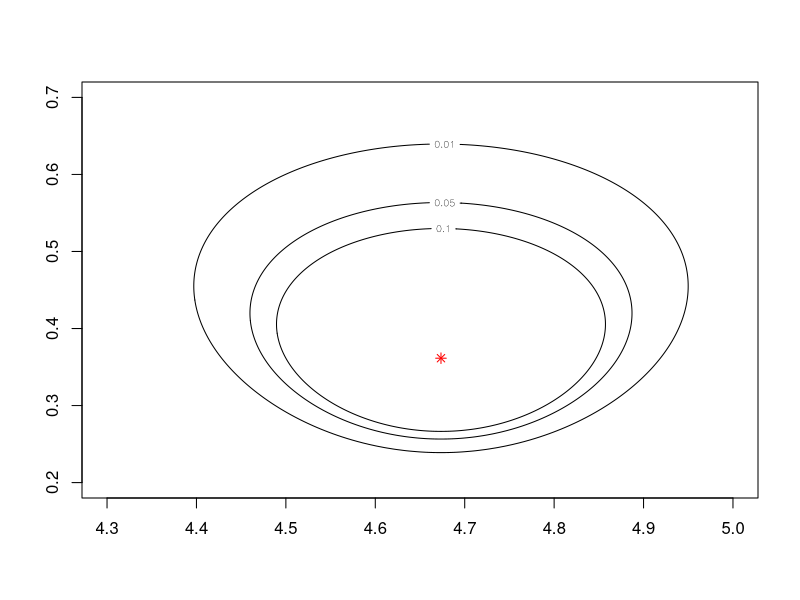
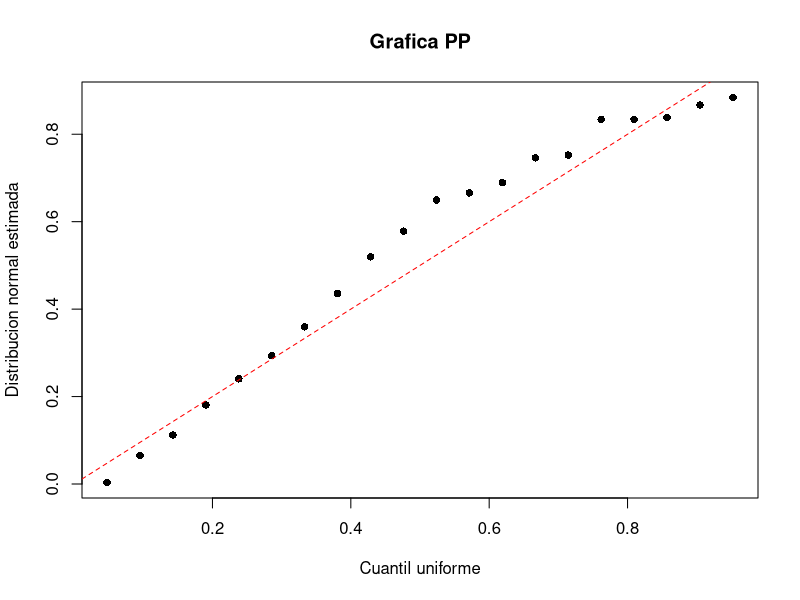

Write the R code that produced these figures, in order.
# En esta ayudantia estudiaremos la funcion de 
# verosimilitud correspondiente al considerar
# una distibucion normal sobre los log-datos que
# se muestran a continuacion. De igual manera,
# se presenta la grafica de probabilidad que nos
# permite ver la validez del modelo sobre los datos

# 1. Datos ------------------------------

X <- c(40, 62, 69, 77, 83, 88, 94, 101, 109, 115,
       123, 125, 128, 136, 137, 152, 152, 153, 160, 165)
X <- log(X) # Logdatos
n <- length(X) # Tamano de muestra

# Estadisticas suficientes
t1 <- sum(X) 
t2 <- sum(X^2)

# Estimadores de maxima verosimilitud, normal
muG <- t1/n
sigG <- sqrt((t2 - (t1^2/n))/n)

# 2. Funciones de verosimilitud ------------------------

Ver <- function(mu, sig) {
  a <- sig^{-n}
  b <- exp((-1/(2*(sig^2)))*(t2 - 2*t1*mu + n*(mu^2)))
  return(a*b)
}

VerR <- function(mu, sig){
  return(Ver(mu, sig)/Ver(muG, sigG))
}

# 3. Contornos ----------------------------------

x <- seq(from = muG - 1, to = muG + 1, length.out = 1000)
y <- seq(from = sigG - 1, to = sigG + 1, length.out = 1000)
Z <- matrix(nrow = 1000, ncol = 1000)
  
  
for (i in 1:1000) {
  for (j in 1:1000) {
    Z[i, j] <- VerR(x[i], y[j])
  }
}

contour(x, y, Z, levels = c(0.01,0.05, 0.1),
        ylim = c(0.2,0.7), xlim = c(4.3, 5))
points(muG, sigG, type = "p", pch = 8, col = "red")

# 4. Grafica distribucion estimada ------------------------------

Xsort <- sort(X) # Ordenamos los datos (aunque ya lo estan)

unif <- (1 : n) / (n + 1) 
dist <- pnorm(Xsort, muG, sigG)

# Graficamos
plot(unif, dist, pch = 16,
     ylab = 'Distribucion normal estimada',
     xlab = 'Cuantil uniforme',
     main = 'Grafica PP')
abline(c(0,0), c(1,1), lty = 2, col = 'red') # Anadimos la linea identidad
